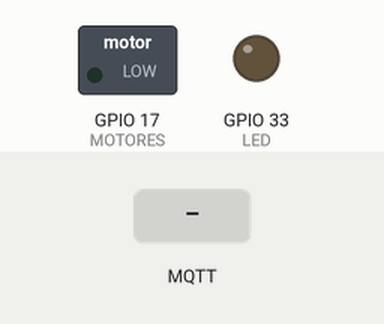
Bench run of a sketch on a simulated ESP32. Parts: switched loads named in the sketch (green lamp = pin HIGH), output pins drawn as LEDs (lit = HIGH). The test bench sets the inputs (shaded band). WiFi joins after 1.5 s; servers stay silent unless stated; no MQTT or app messages arrive unless stated; what the sketch prints to the serial monitor is not drawn.

Above: at 3.7 s.
3.8 s: MQTT message "ligarMotor" arrives on the first subscribed topic
At 4.8 s:
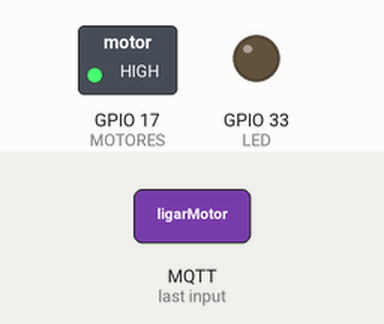
5.3 s: MQTT message "desligarLed" arrives on the first subscribed topic
At 5.9 s:
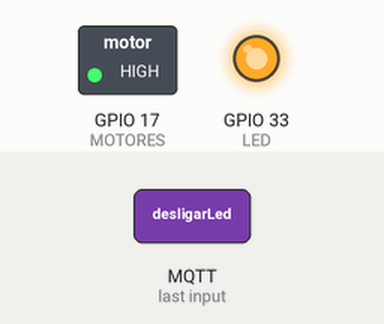
6.8 s: MQTT message "desligarMotor" arrives on the first subscribed topic
At 7.1 s:
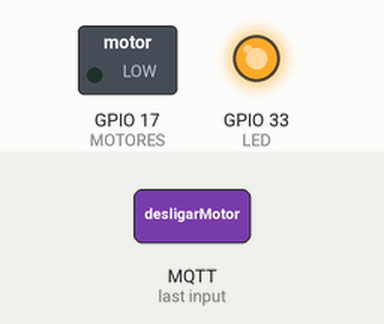
Timing chart, 0 to 9.8 s (numbered marks = the images above; inputs shaded):
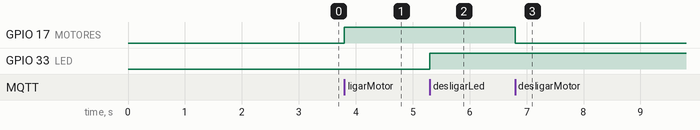

Measured:
- after the input at 3.8 s, GPIO 17 (MOTORES): LOW → HIGH at once
- after the input at 5.3 s, GPIO 33 (LED): LOW → HIGH at once
- after the input at 6.8 s, GPIO 17 (MOTORES): HIGH → LOW at once

The sketch:

controlar_led_e_motor.ino
```cpp
#include <WiFi.h>
#include <PubSubClient.h>
#include <WiFiClientSecure.h>

// Lora radio Port Configuration
#define LORA_SCK    5
#define LORA_MISO   19
#define LORA_CS     18
#define LORA_MOSI   27
#define LORA_RST    14
#define LORA_IRQ    26
//Lora OLED Port Configuration
#define OLED_SCL    15
#define OLED_SDA    4
#define OLED_RST    16
//ONBOARD LED
#define LED_ONBOARD 25
//LED
#define MOTORES         17
#define LED             33
// Wi-fi credentials
const char* ssid = "ESPAÇOS 4.0";
const char* password = "Espaco40ETE@@!";

//MQTT Broker credentials
const char* mqtt_server = "231ccd91865148f78345c07e2d7e799e.s2.eu.hivemq.cloud";
int mqtt_server_port = 8883;
const char* hiveIOTUser = "submarino";
const char* hiveIOTPassword = "Espaco40ETE@@!";

WiFiClientSecure espClient;   // for no secure connection use WiFiClient instead of WiFiClientSecure
PubSubClient client(espClient);

//Publish Message parameters
#define MSG_BUFFER_SIZE (500)
char bufferMessage[MSG_BUFFER_SIZE];
int value = 0; // Message counter

//Basic Sensors configuration
const char* topicBasicSensors = "submarino";

//Topic to publish first communication
const char* topicNameStablishConnection = "firstAttemptConnection";
const char* messageOnceStablishConnection = "Communication working properly";

static const char *root_ca PROGMEM = R"EOF(
-----BEGIN CERTIFICATE-----
MIIFazCCA1OgAwIBAgIRAIIQz7DSQONZRGPgu2OCiwAwDQYJKoZIhvcNAQELBQAw
TzELMAkGA1UEBhMCVVMxKTAnBgNVBAoTIEludGVybmV0IFNlY3VyaXR5IFJlc2Vh
cmNoIEdyb3VwMRUwEwYDVQQDEwxJU1JHIFJvb3QgWDEwHhcNMTUwNjA0MTEwNDM4
WhcNMzUwNjA0MTEwNDM4WjBPMQswCQYDVQQGEwJVUzEpMCcGA1UEChMgSW50ZXJu
ZXQgU2VjdXJpdHkgUmVzZWFyY2ggR3JvdXAxFTATBgNVBAMTDElTUkcgUm9vdCBY
MTCCAiIwDQYJKoZIhvcNAQEBBQADggIPADCCAgoCggIBAK3oJHP0FDfzm54rVygc
h77ct984kIxuPOZXoHj3dcKi/vVqbvYATyjb3miGbESTtrFj/RQSa78f0uoxmyF+
0TM8ukj13Xnfs7j/EvEhmkvBioZxaUpmZmyPfjxwv60pIgbz5MDmgK7iS4+3mX6U
A5/TR5d8mUgjU+g4rk8Kb4Mu0UlXjIB0ttov0DiNewNwIRt18jA8+o+u3dpjq+sW
T8KOEUt+zwvo/7V3LvSye0rgTBIlDHCNAymg4VMk7BPZ7hm/ELNKjD+Jo2FR3qyH
B5T0Y3HsLuJvW5iB4YlcNHlsdu87kGJ55tukmi8mxdAQ4Q7e2RCOFvu396j3x+UC
B5iPNgiV5+I3lg02dZ77DnKxHZu8A/lJBdiB3QW0KtZB6awBdpUKD9jf1b0SHzUv
KBds0pjBqAlkd25HN7rOrFleaJ1/ctaJxQZBKT5ZPt0m9STJEadao0xAH0ahmbWn
OlFuhjuefXKnEgV4We0+UXgVCwOPjdAvBbI+e0ocS3MFEvzG6uBQE3xDk3SzynTn
jh8BCNAw1FtxNrQHusEwMFxIt4I7mKZ9YIqioymCzLq9gwQbooMDQaHWBfEbwrbw
qHyGO0aoSCqI3Haadr8faqU9GY/rOPNk3sgrDQoo//fb4hVC1CLQJ13hef4Y53CI
rU7m2Ys6xt0nUW7/vGT1M0NPAgMBAAGjQjBAMA4GA1UdDwEB/wQEAwIBBjAPBgNV
HRMBAf8EBTADAQH/MB0GA1UdDgQWBBR5tFnme7bl5AFzgAiIyBpY9umbbjANBgkq
hkiG9w0BAQsFAAOCAgEAVR9YqbyyqFDQDLHYGmkgJykIrGF1XIpu+ILlaS/V9lZL
ubhzEFnTIZd+50xx+7LSYK05qAvqFyFWhfFQDlnrzuBZ6brJFe+GnY+EgPbk6ZGQ
3BebYhtF8GaV0nxvwuo77x/Py9auJ/GpsMiu/X1+mvoiBOv/2X/qkSsisRcOj/KK
NFtY2PwByVS5uCbMiogziUwthDyC3+6WVwW6LLv3xLfHTjuCvjHIInNzktHCgKQ5
ORAzI4JMPJ+GslWYHb4phowim57iaztXOoJwTdwJx4nLCgdNbOhdjsnvzqvHu7Ur
TkXWStAmzOVyyghqpZXjFaH3pO3JLF+l+/+sKAIuvtd7u+Nxe5AW0wdeRlN8NwdC
jNPElpzVmbUq4JUagEiuTDkHzsxHpFKVK7q4+63SM1N95R1NbdWhscdCb+ZAJzVc
oyi3B43njTOQ5yOf+1CceWxG1bQVs5ZufpsMljq4Ui0/1lvh+wjChP4kqKOJ2qxq
4RgqsahDYVvTH9w7jXbyLeiNdd8XM2w9U/t7y0Ff/9yi0GE44Za4rF2LN9d11TPA
mRGunUHBcnWEvgJBQl9nJEiU0Zsnvgc/ubhPgXRR4Xq37Z0j4r7g1SgEEzwxA57d
emyPxgcYxn/eR44/KJ4EBs+lVDR3veyJm+kXQ99b21/+jh5Xos1AnX5iItreGCc=
-----END CERTIFICATE-----
)EOF";

void setup_wifi() {
  delay(10);
  Serial.println();
  Serial.print("Connecting to ");
  Serial.println(ssid);
  WiFi.mode(WIFI_STA);
  WiFi.begin(ssid, password);
  while (WiFi.status() != WL_CONNECTED) {
    delay(500);
    Serial.print(".");
  }
  randomSeed(micros());
  Serial.println("");
  Serial.println("WiFi connected");
  Serial.println("IP address: ");
  Serial.println(WiFi.localIP());
}

void reconnect() {
  while (!client.connected()) {
    Serial.print("Attempting MQTT connection…");
    String clientId = "ESPClient - MyClient";
    if (client.connect(clientId.c_str(), hiveIOTUser, hiveIOTPassword )) {
      Serial.println("connected");
      client.publish(topicNameStablishConnection, messageOnceStablishConnection);
      publishers();
    } else {
      Serial.print("Failed, rc = ");
      Serial.print(client.state());
      Serial.println("Try again in 5 seconds");
      delay(5000);
    }
  }
}

void mqtt_callbak(char* topic, byte* payload, unsigned int length) {
  String commandArrived;
  Serial.print("Message arrived [");
  Serial.print(topic);
  Serial.print("] ");
  for (int i = 0; i < length; i++) {
      commandArrived = commandArrived + (char) payload[i];  // convert *byte to string
    }
      Serial.print(commandArrived);
      //------LED CONTROL-------------
      if (commandArrived == "ligarMotor") {digitalWrite(MOTORES, HIGH);}//MOTORES On
      if (commandArrived == "desligarMotor") {digitalWrite(MOTORES, LOW);} //MOTORES off
      if (commandArrived == "ligarLed") {digitalWrite(LED, LOW);}//LED On
      if (commandArrived == "desligarLed") {digitalWrite(LED, HIGH);} //LED off
      Serial.println();
}

void serial_setup() {
  delay(500);
  Serial.begin(9600);
  delay(500);
}

void output_data() {
  pinMode(MOTORES, OUTPUT);
  pinMode(LED, OUTPUT);
}

void mqtt_broker_communication() {
  client.setServer(mqtt_server, mqtt_server_port);
  client.setCallback(mqtt_callbak);
}

void establish_ssl_connection() {
  espClient.setCACert(root_ca);
}

void publishers() {
  client.subscribe(topicBasicSensors);
}

void setup() {
  serial_setup();
  setup_wifi();
  output_data();
  establish_ssl_connection();
  mqtt_broker_communication();
}

void loop() {
  if (!client.connected()) {
    reconnect();
  }
  client.loop();
}
```
